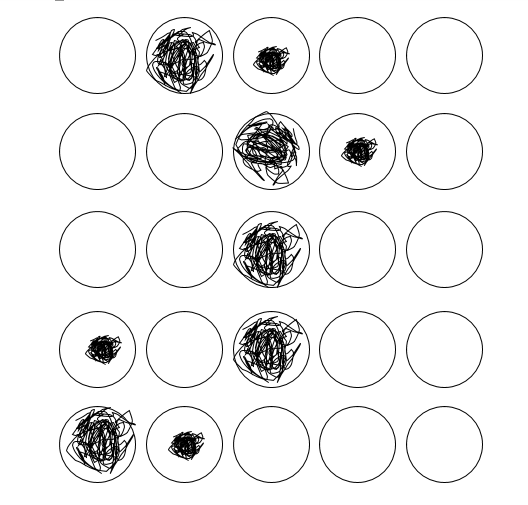
#> input picture omr4.png, 528 x 505 px
$ jupyter execute omrhet.ipynb
#> lines starting #> are read from the running program, lines starting #| are printed output that depends on the picture; after the words box and inside, x2 and y2 are one past the last pixel; in counts of white or black regions, pixels touching at a corner belong together
[cell 1]
import numpy as np
import cv2
import imutils
from imutils.perspective import four_point_transform
import matplotlib.pyplot as plt

[cell 2]
num_ans = 5
num_ques = 5

[cell 3]
image = cv2.imread('omr4.png')
#> image is the input picture: shape (505, 528, 3); min 0, max 255, mean 238.9
image = cv2.cvtColor(image, cv2.COLOR_BGR2RGB)

answers = {0: 1,
           1: 2,
           2: 1,
           3: 2,
           4: 1}
Digital = True

plt.imshow(image)

[cell 4]
gray = cv2.cvtColor(image, cv2.COLOR_BGR2GRAY)
blurred = cv2.GaussianBlur(gray, (5,5), 0)
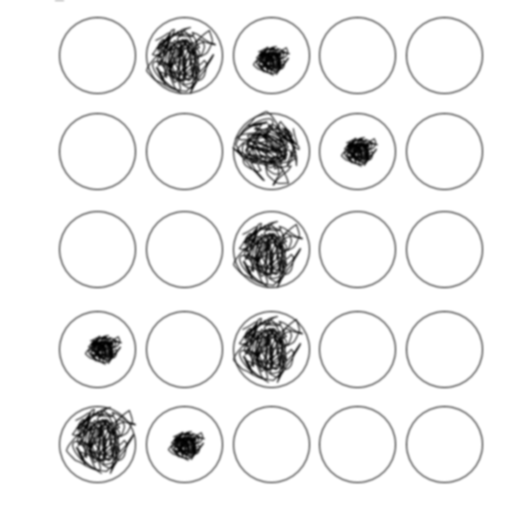
#> blurred: shape (505, 528); min 0, max 255, mean 238.9
edged = cv2.Canny(blurred, 75, 200)
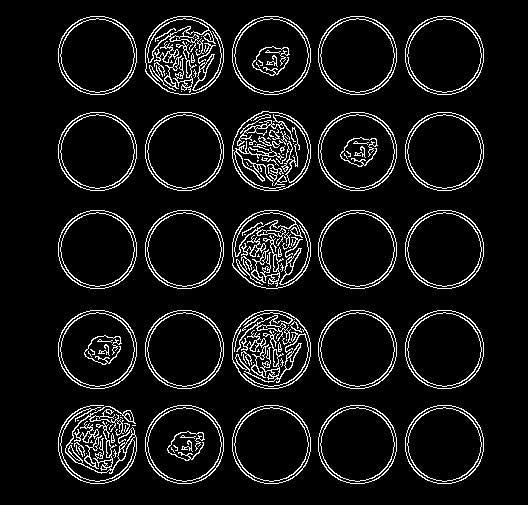
#> edged: shape (505, 528); 7.7% white in thin lines or dots, all inside (x1, y1, x2, y2) = (58, 16, 484, 484)
plt.title('After Canny Edge Detection')
plt.imshow(edged, cmap = 'gray')

[cell 5]
tmp_img = image.copy()
contours = cv2.findContours(edged.copy(), cv2.RETR_EXTERNAL, cv2.CHAIN_APPROX_SIMPLE)
#> contours = 43 contours, 16 with area under 20; largest, box (x1, y1, x2, y2) and area: (232, 210, 311, 289) 4886, (145, 16, 224, 95) 4886, (405, 405, 484, 484) 4870, (318, 405, 397, 484) 4870, (232, 405, 311, 484) 4870
cv2.drawContours(tmp_img, contours[0], -1, (255, 0, 0), 3)
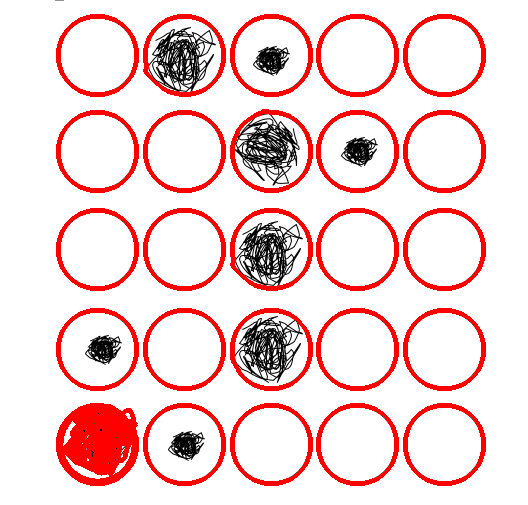
#> tmp_img: shape (505, 528, 3); 11.97% of pixels changed, all inside (x1, y1, x2, y2) = (56, 14, 486, 486)
plt.title('Identified contours')
plt.imshow(tmp_img)

[cell 6]
contours = imutils.grab_contours(contours)
docCnt = None
if len(contours) > 0:
    contours = sorted(contours, key=cv2.contourArea, reverse = True)

[cell 7]
for i in contours:
    perimeter = cv2.arcLength(i, True)
    approx = cv2.approxPolyDP(i, 0.02*perimeter, True)
    if len(approx) == 4:
      docCnt = approx
      break
#> this loop made 32 passes
#> (perimeter, docCnt) on pass 32: (20.49, [[76, 445], [76, 450], [79, 454], [76, 449]])
#> perimeter on passes 1 to 6: 261.3, 261.3, 260.5, 260.5, 260.5, 260.5

[cell 8]
img_tmp = image.copy()
cv2.drawContours(img_tmp, docCnt, -1, (255,0,0), 10)
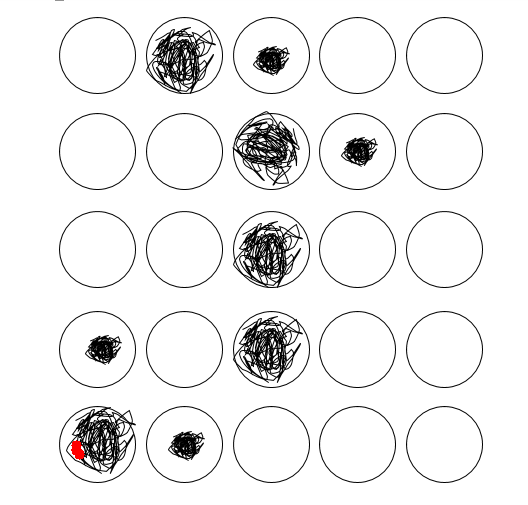
#> img_tmp: shape (505, 528, 3); 0.07% of pixels changed, all inside (x1, y1, x2, y2) = (71, 440, 85, 460)
plt.title('Paper with approximated contours')
plt.imshow(img_tmp)

[cell 9]
if docCnt is not None and not Digital:
    mypaper = four_point_transform(image, docCnt.reshape(4,2))
    gypaper = four_point_transform(gray, docCnt.reshape(4,2))

    fig, ax = plt.subplots(1,2)
    ax[0].imshow(mypaper)
    ax[0].set_title('RGB Paper')
    ax[1].imshow(gypaper, cmap='gray')
    ax[1].set_title('Gray Paper')
    plt.show()
else:
    print('No paper contours found')
    mypaper = image
    gypaper = cv2.cvtColor(image, cv2.COLOR_RGB2GRAY)

[cell 10]
thresholded = cv2.threshold(gypaper, 0, 255, cv2.THRESH_BINARY_INV | cv2.THRESH_OTSU) [1]
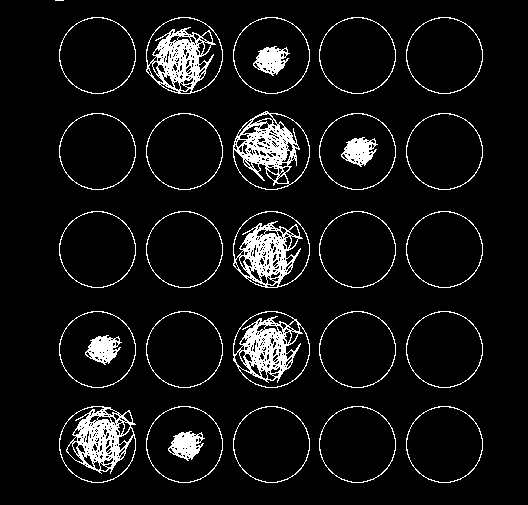
#> thresholded: shape (505, 528); 7.2% white; 30 white regions (1 under 20 px)
plt.title('Thresholded paper')
plt.imshow(thresholded, cmap='gray')

[cell 11]
contours = cv2.findContours(thresholded.copy(), cv2.RETR_EXTERNAL, cv2.CHAIN_APPROX_SIMPLE)
#> contours = 26 contours, 1 with area under 20; largest, box (x1, y1, x2, y2) and area: (59, 406, 136, 483) 4625, (233, 211, 310, 288) 4569, (146, 17, 223, 94) 4569, (233, 111, 310, 190) 4559, (233, 311, 310, 388) 4548
contours = imutils.grab_contours(contours)
qcontours = []
for j in contours:
    (x, y, w, h) = cv2.boundingRect(j)
    ar = w / float(h)
    if w>=20 and h>=20 and ar>=0.9 and ar<=1.1:
      qcontours.append(j)
#> this loop made 26 passes
#> (x, y, w, h, ar) on passes 1 to 12: (406, 406, 77, 77, 1), (319, 406, 77, 77, 1), (233, 406, 77, 77, 1), (146, 406, 77, 77, 1), (59, 406, 77, 77, 1), (406, 311, 77, 77, 1), (319, 311, 77, 77, 1), (233, 311, 77, 77, 1), (146, 311, 77, 77, 1), (59, 311, 77, 77, 1), (406, 211, 77, 77, 1), (319, 211, 77, 77, 1)
#> (j, x, y, w, h, ar) on pass 26: ([[55, 0], [63, 0]], 55, 0, 9, 1, 9)
#> after the loop, qcontours = 25 contours; largest, box (x1, y1, x2, y2) and area: (59, 406, 136, 483) 4625, (233, 211, 310, 288) 4569, (146, 17, 223, 94) 4569, (233, 111, 310, 190) 4559, (233, 311, 310, 388) 4548

img_tmp = mypaper.copy()
cv2.drawContours(img_tmp, qcontours, -1, (255,0,0), 3)
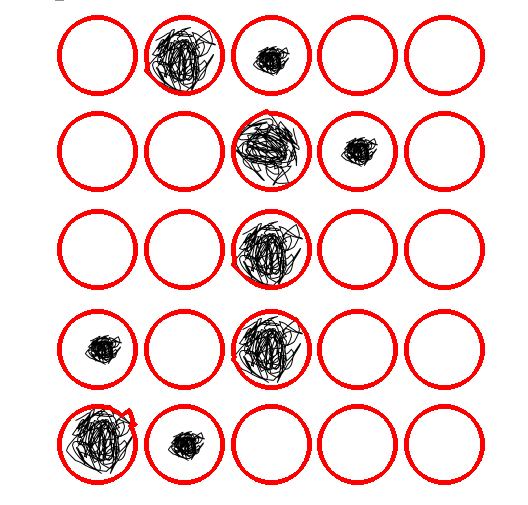
#> img_tmp: shape (505, 528, 3); 10.15% of pixels changed, all inside (x1, y1, x2, y2) = (57, 15, 485, 485)
plt.title('Paper with question contours highlighted')
plt.imshow(img_tmp)

[cell 12]
contours = sorted(qcontours, key=lambda c:cv2.boundingRect(c)[1])
#> contours = 25 contours; largest, box (x1, y1, x2, y2) and area: (59, 406, 136, 483) 4625, (146, 17, 223, 94) 4569, (233, 211, 310, 288) 4569, (233, 111, 310, 190) 4559, (233, 311, 310, 388) 4548

[cell 13]
correct=0
sorted_contours = []

for (q,i) in enumerate(np.arange(0, len(qcontours), num_ans)):
    contours = qcontours[i:i+num_ans]
    contours = sorted(contours, key=lambda c: cv2.boundingRect(c)[0])
    bubbled = None

    for(j,c) in enumerate(contours):
      mask = np.zeros(thresholded.shape, dtype="uint8")
      cv2.drawContours(mask, [c], -1, 255, -1)
      mask = cv2.bitwise_and(thresholded, thresholded, mask = mask)
      total = cv2.countNonZero(mask)
      if bubbled is None or total > bubbled[0]:
        bubbled = (total,j)

    color = (255,0,0)
    k = answers[q]
    if k==bubbled[1]:
      color = (0,255,0)
      correct +=1
    cv2.drawContours(mypaper, [contours[k]], -1, color, 3)
#> this loop made 5 passes
#> (i, color, k) on passes 1 to 5: (0, (255, 0, 0), 1), (5, (0, 255, 0), 2), (10, (255, 0, 0), 1), (15, (0, 255, 0), 2), (20, (0, 255, 0), 1)
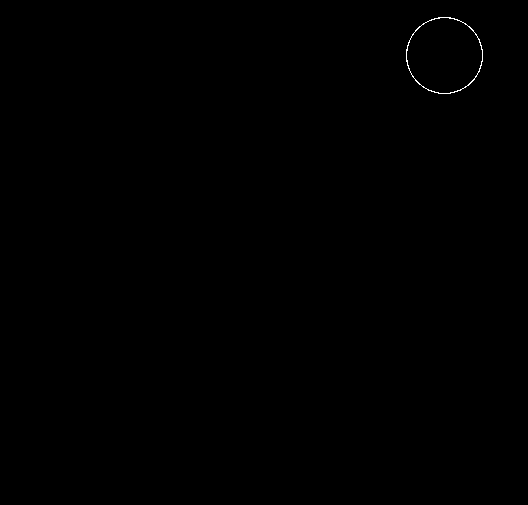
#> mask: shape (505, 528); 0.1% white in thin lines or dots, all inside (x1, y1, x2, y2) = (406, 17, 483, 94)
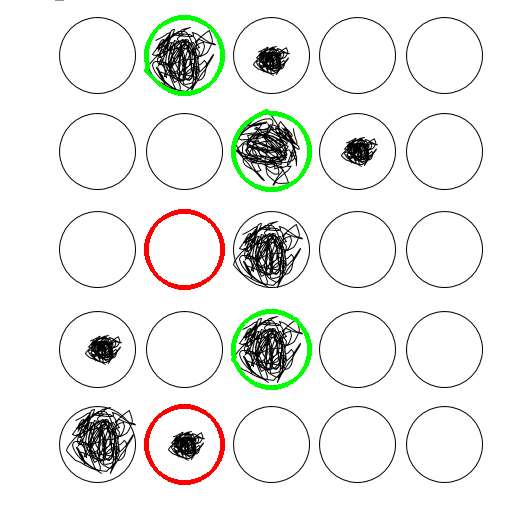
#> mypaper: shape (505, 528, 3); 2.03% of pixels changed, all inside (x1, y1, x2, y2) = (144, 15, 312, 485)
#> after the loop, correct = 3

[cell 14]
for i, contour in enumerate(contours, 1):
    x, y, w, h = cv2.boundingRect(contour)
    cv2.drawContours(gypaper, [contour], -1, (0, 255, 0), 2)
    cv2.putText(gypaper, str(i), (x, y - 10), cv2.FONT_HERSHEY_SIMPLEX, 0.5, (0, 0, 255), 2)
#> this loop made 5 passes
#> x on passes 1 to 5: 59, 146, 233, 319, 406
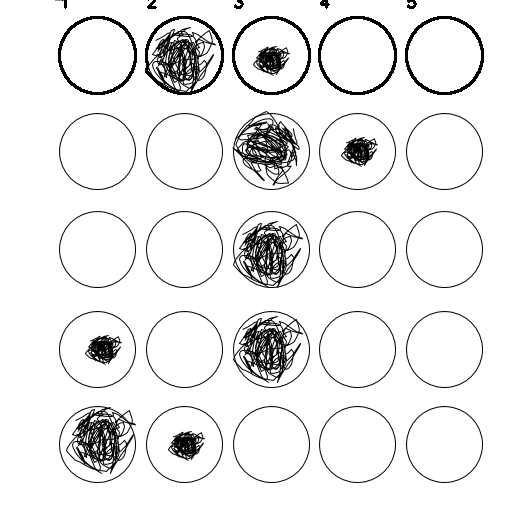
#> gypaper: shape (505, 528); min 0, max 255, mean 235.9

[cell 15]
score = (correct / num_ques) * 100
#> score = 60
print("Score: {:.2f}%".format(score))
#| Score: 60.00%
cv2.putText(mypaper, "{:.2f}%".format(score), (10, 30), cv2.FONT_HERSHEY_PLAIN, 2, (255, 0, 0), 2)
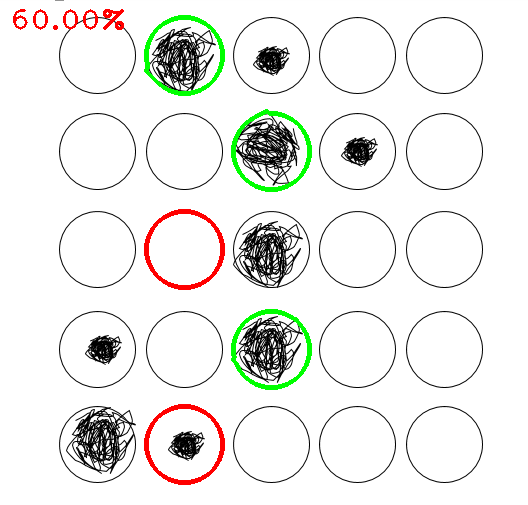
#> mypaper: shape (505, 528, 3); 0.28% of pixels changed, all inside (x1, y1, x2, y2) = (13, 9, 124, 30)

plt.imshow(mypaper)

$ run again, with omr1.png copied over omr4.png
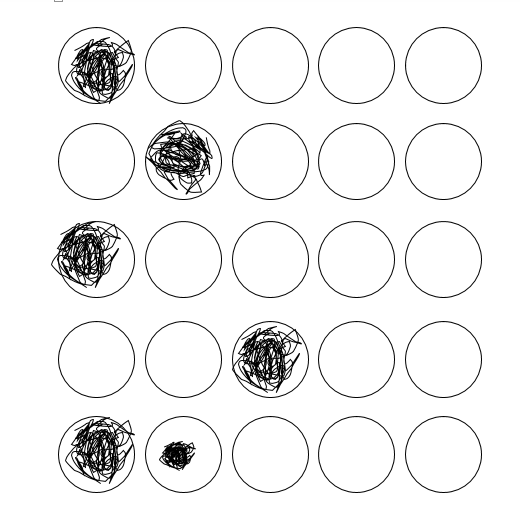
#> input picture omr1.png, 520 x 522 px
#> image is the input picture: shape (522, 520, 3); min 0, max 255, mean 240.8
#> `edged = cv2.Canny(blurred, 75, 200)`:
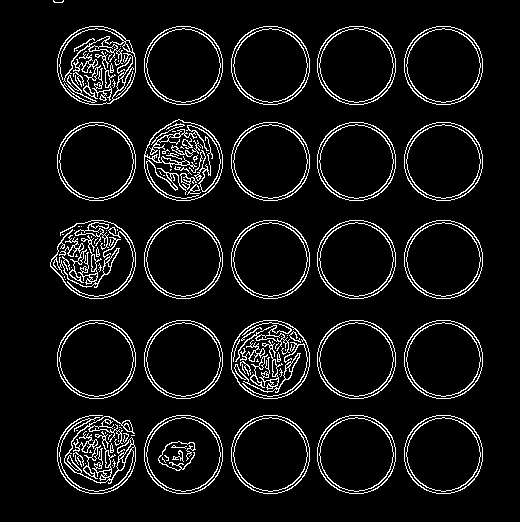
#> edged: shape (522, 520); 7.2% white in thin lines or dots, all inside (x1, y1, x2, y2) = (50, 0, 483, 494)
#> `contours = cv2.findContours(edged.copy(), cv2.RETR_EXTERNAL, cv2.CHAIN..`: contours = 67 contours, 36 with area under 20; largest, box (x1, y1, x2, y2) and area: (144, 119, 223, 201) 4886, (57, 26, 136, 105) 4874, (404, 415, 483, 494) 4870, (317, 415, 396, 494) 4870, (231, 415, 310, 494) 4870
#> tmp_img: shape (522, 520, 3); 13.11% of pixels changed, all inside (x1, y1, x2, y2) = (48, 0, 485, 496)
#> the loop `for i in contours:` made 41 passes
#> (perimeter, docCnt) on pass 41: (20.49, [[75, 455], [75, 460], [78, 464], [75, 459]])
#> thresholded: shape (522, 520); 6.4% white in thin lines or dots, all inside (x1, y1, x2, y2) = (51, 0, 482, 493)
#> `contours = cv2.findContours(thresholded.copy(), cv2.RETR_EXTERNAL, cv2..`: contours = 26 contours, 1 with area under 20; largest, box (x1, y1, x2, y2) and area: (51, 221, 135, 298) 4688, (58, 416, 135, 493) 4625, (145, 120, 222, 200) 4571, (58, 27, 135, 104) 4562, (232, 321, 309, 398) 4548
#> the loop `for j in contours:` made 26 passes
#> (x, y, w, h, ar) on passes 1 to 8: (405, 416, 77, 77, 1), (318, 416, 77, 77, 1), (232, 416, 77, 77, 1), (145, 416, 77, 77, 1), (58, 416, 77, 77, 1), (405, 321, 77, 77, 1), (318, 321, 77, 77, 1), (232, 321, 77, 77, 1)
#> after the loop `for j in contours:`: qcontours = 25 contours; largest, box (x1, y1, x2, y2) and area: (51, 221, 135, 298) 4688, (58, 416, 135, 493) 4625, (145, 120, 222, 200) 4571, (58, 27, 135, 104) 4562, (232, 321, 309, 398) 4548
#> `contours = sorted(qcontours, key=lambda c:cv2.boundingRect(c)[1])`: contours has the same summary as qcontours
#> the loop `for (q,i) in enumerate(np.arange(0, len(qcontours), num_ans)):` made 5 passes
#> (i, color, k, correct) on pass 2: (5, (0, 255, 0), 2, 1)
#> after the loop `for (q,i) in enumerate(np.arange(0, len(qcontours), num_ans)):`: correct = 1
#> the loop `for i, contour in enumerate(contours, 1):` made 5 passes
#> x on passes 1 to 5: 58, 145, 232, 318, 405
#> score = 20
#| Score: 20.00%
#> `cv2.putText(mypaper, "{:.2f}%".format(score), (10, 30), cv2.FONT_HERSH..`:
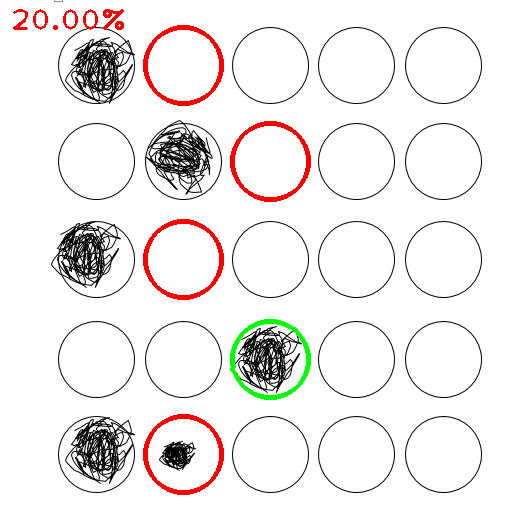
#> mypaper: shape (522, 520, 3); mean R, G, B 241, 237.2, 236.2

$ run again, with omr2.png copied over omr4.png
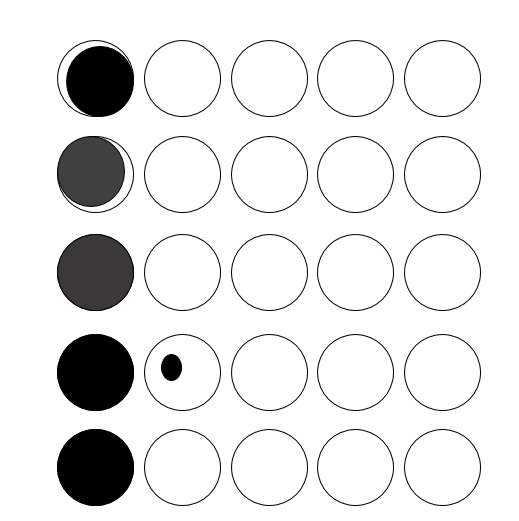
#> input picture omr2.png, 519 x 521 px
#> image is the input picture: shape (521, 519, 3); mean B, G, R 231.2, 231.2, 231.2
#> edged: shape (521, 519); 4.8% white in thin lines or dots, all inside (x1, y1, x2, y2) = (56, 39, 482, 507)
#> `contours = cv2.findContours(edged.copy(), cv2.RETR_EXTERNAL, cv2.CHAIN..`: contours = 25 contours; largest, box (x1, y1, x2, y2) and area: (403, 428, 482, 507) 4870, (316, 428, 395, 507) 4870, (230, 428, 309, 507) 4870, (143, 428, 222, 507) 4870, (403, 333, 482, 412) 4870
#> tmp_img: shape (521, 519, 3); mean R, G, B 237.4, 211, 211
#> the loop `for i in contours:` made 25 passes
#> perimeter on passes 1 to 8: 260.5, 260.5, 260.5, 260.5, 260.5, 260.5, 260.5, 260.5
#> thresholded: shape (521, 519); 10.3% white; 26 white regions
#> `contours = cv2.findContours(thresholded.copy(), cv2.RETR_EXTERNAL, cv2..`: contours = 25 contours; largest, box (x1, y1, x2, y2) and area: (57, 40, 134, 117) 4598, (57, 136, 134, 213) 4596, (57, 429, 134, 506) 4582, (57, 334, 134, 411) 4582, (57, 234, 134, 311) 4582
#> the loop `for j in contours:` made 25 passes
#> (x, y) on passes 1 to 8: (404, 429), (317, 429), (231, 429), (144, 429), (57, 429), (404, 334), (317, 334), (231, 334)
#> after the loop `for j in contours:`: qcontours has the same summary as contours
#> img_tmp: shape (521, 519, 3); mean R, G, B 238.1, 212.6, 212.6
#> `contours = sorted(qcontours, key=lambda c:cv2.boundingRect(c)[1])`: contours = 25 contours; largest, box (x1, y1, x2, y2) and area: (57, 40, 134, 117) 4598, (57, 136, 134, 213) 4596, (57, 234, 134, 311) 4582, (57, 334, 134, 411) 4582, (57, 429, 134, 506) 4582
#> the loop `for (q,i) in enumerate(np.arange(0, len(qcontours), num_ans)):` made 5 passes
#> (i, k) on passes 1 to 5: (0, 1), (5, 2), (10, 1), (15, 2), (20, 1)
#> after the loop `for (q,i) in enumerate(np.arange(0, len(qcontours), num_ans)):`: correct = 0
#> the loop `for i, contour in enumerate(contours, 1):` made 5 passes
#> x on passes 1 to 5: 57, 144, 231, 317, 404
#| Score: 0.00%
#> `cv2.putText(mypaper, "{:.2f}%".format(score), (10, 30), cv2.FONT_HERSH..`:
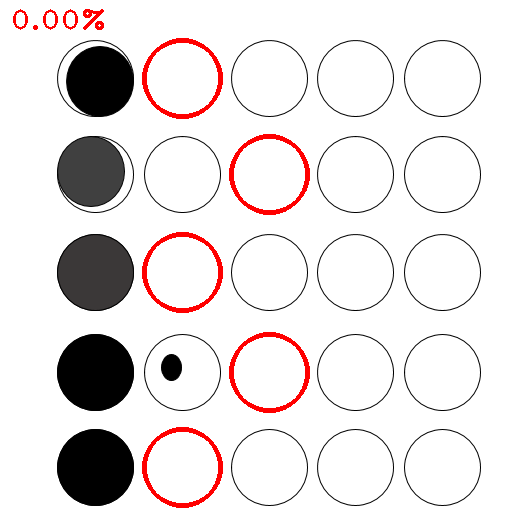
#> mypaper: shape (521, 519, 3); mean R, G, B 232.4, 226.6, 226.6
